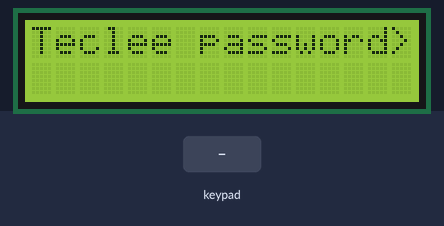
The sketch below on a simulated Arduino Uno, built with avr-gcc and run on an emulated ATmega328P. On the bench: 16×2 character LCD. The test bench sets the inputs (shaded band). What the sketch prints to the serial monitor is not drawn.

Above: at 1.2 s.
1.3 s: keypad keys 5 6 7 1 3 # pressed 0.4 s apart
At 5.2 s:
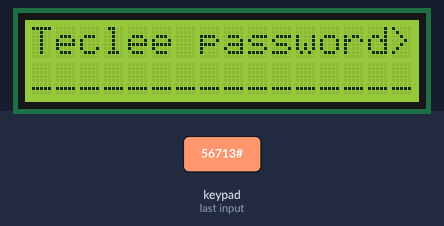
5.8 s: key 'A' pressed
At 7.0 s:
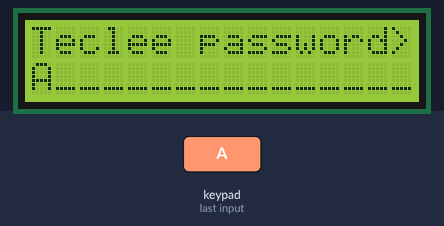
7.3 s: keypad keys 5 6 7 1 3 * pressed 0.4 s apart
At 10.9 s:
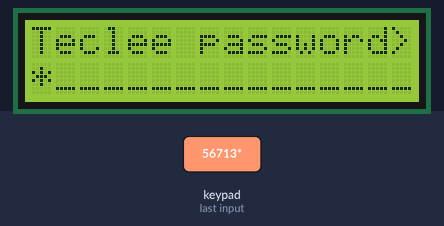
11.2 s: keypad keys 5 6 7 1 3 D pressed 0.4 s apart
At 14.2 s:
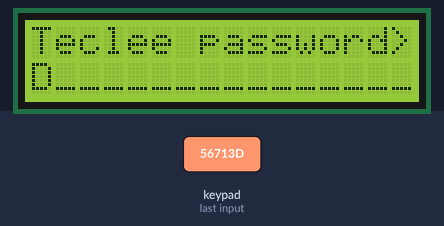
15.1 s: key 'B' pressed
At 15.6 s:
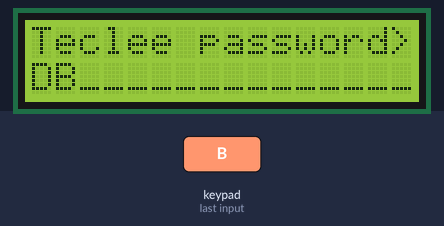
16.6 s: key 'C' pressed
At 17.9 s:
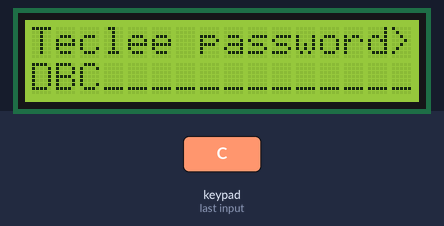
Timing chart, 0 to 19.1 s (numbered marks = the images above; inputs shaded):
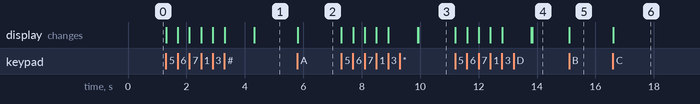

Measured:
- after the input at 1.3 s, the display: first changes at once (image 1 shows a later state)
- after the input at 5.8 s, the display: changes at once (image 2)
- after the input at 7.3 s, the display: first changes at once (image 3 shows a later state)
- after the input at 11.2 s, the display: first changes at once (image 4 shows a later state)
- after the input at 15.1 s, the display: changes at once (image 5)
- after the input at 16.6 s, the display: changes at once (image 6)

The sketch:

code.ino
```cpp
#include <SPI.h>
#include <Keypad.h>
#include <LiquidCrystal.h>

const byte rowsCount = 4;
const byte columsCount = 4;
const char pass[] = "56713";
char pass_enter[] = "00000";

char keys[rowsCount][columsCount] = {
  { '1', '2', '3', 'A' },
  { '4', '5', '6', 'B' },
  { '7', '8', '9', 'C' },
  { '*', '0', '#', 'D' }
};

const byte rowPins[rowsCount] = { 9, 8, 7, 6 };
const byte columnPins[columsCount] = { 5, 4, 3, 2 };

Keypad keypad = Keypad(makeKeymap(keys), rowPins, columnPins, rowsCount, columsCount);

LiquidCrystal lcd(10);

void setup() {
  // set up the LCD's number of columns and rows:
  Serial.begin(9600);
  lcd.begin(16, 2);
  lcd.print("Teclee password>");
  lcd.setCursor(0, 1);
}

int cont = 0;
int verdad = 0;

char uno, dos, tres, cuatro, cinco;
boolean u = false, d = false, t = false, c = false, ci = false;

void loop() {
  char key = keypad.getKey();

  if (key) {
    Serial.print(key);
    if (u == false) {
      uno = key;
      u = true;
    } else if (d == false) {
      dos = key;
      d = true;
    } else if (t == false) {
      tres = key;
      t = true;
    } else if (c == false) {
      cuatro = key;
      c = true;
    } else if (ci == false) {
      cinco = key;
      ci = true;
    }

    if (cont == 5) {

      pass_enter[0] = uno;
      pass_enter[1] = dos;
      pass_enter[2] = tres;
      pass_enter[3] = cuatro;
      pass_enter[4] = cinco;
      lcd.setCursor(0, 1);
      for (int i = 0; i < 5; i++) {
        if (pass[i] == pass_enter[i]) {
          verdad++;
        }
      }
      cont = 0;
      if (verdad == 5) {
        lcd.print("Clave Correcta!!");
        delay(1000);
        verdad = 0;
        for(int i = 0; i <17;i++){
          lcd.setCursor(i, 1);
          lcd.print("_");
        }

      } else {
        verdad = 0;
        lcd.print("Clave incorrecta!!");
        delay(1000);
        for(int i = 0; i <17;i++){
          lcd.setCursor(i, 1);
          lcd.print("_");
        }

      }
      u = false;
      d = false;
      t = false;
      c = false;
      ci = false;
      lcd.setCursor(0, 1);
    } else {


      cont++;
      lcd.print(key);
    }


  }
}
```
